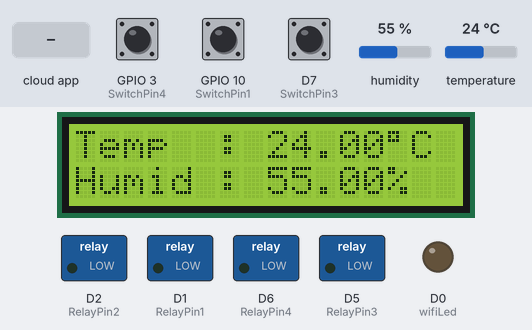
Recording of a sketch running on a simulated ESP8266 (NodeMCU). Parts: 16×2 character LCD, switched loads named in the sketch (green lamp = pin HIGH), output pins drawn as LEDs (lit = HIGH). The test bench sets the inputs (shaded band); at power-on: GPIO 3 (SwitchPin4) HIGH, D7 (SwitchPin3) HIGH, humidity 55 %, temperature 24 °C, GPIO 10 (SwitchPin1) HIGH. WiFi joins after 1.5 s; servers stay silent unless stated; what the sketch prints to the serial monitor is not drawn.

Above: at 7.2 s.
7.3 s: the phone or cloud app sets xxxxxxxxxxxxxxxxxxxxxxxx to 0
At 9.3 s:
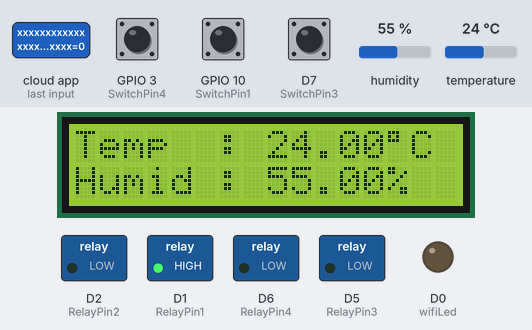
10.2 s: GPIO 3 (SwitchPin4) pulled LOW for 1.15 s
At 12.2 s:
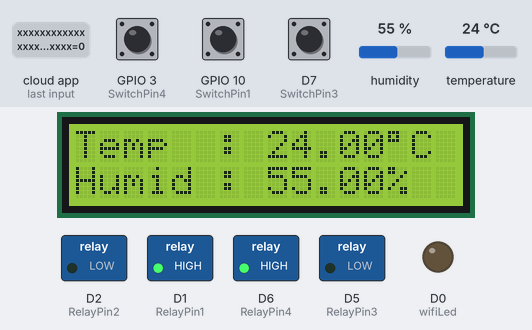
14.3 s: D7 (SwitchPin3) pulled LOW for 1.15 s
At 15.7 s:
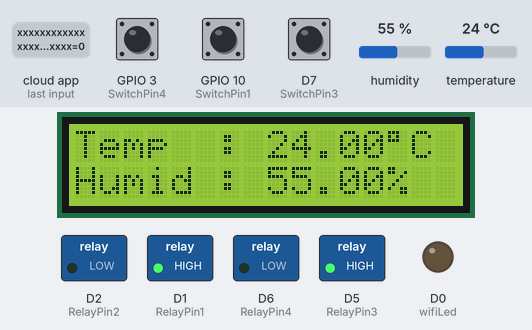
18.5 s: humidity set to 22 %
At 20.2 s:
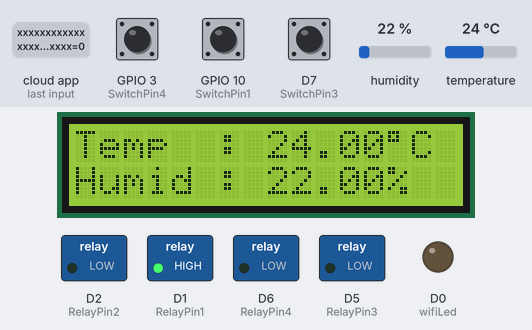
20.5 s: temperature set to 12 °C
At 22.2 s:
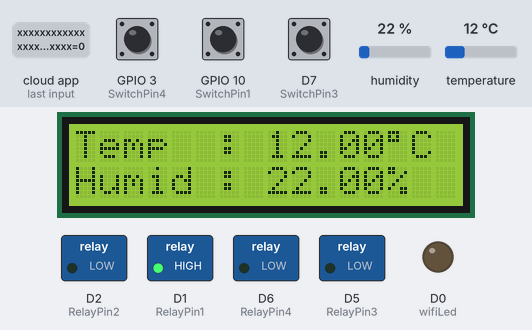
22.6 s: the phone or cloud app sets xxxxxxxxxxxxxxxxxxxxxxxx to 1
At 23.9 s:
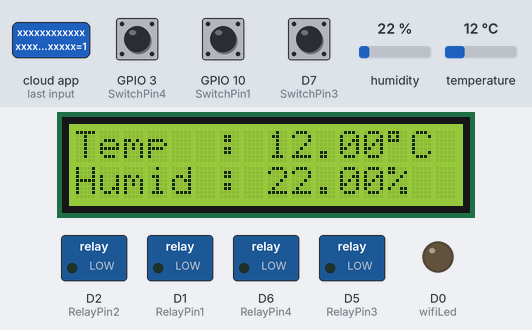
Timing chart, 0 to 25.6 s (numbered marks = the images above; inputs shaded):
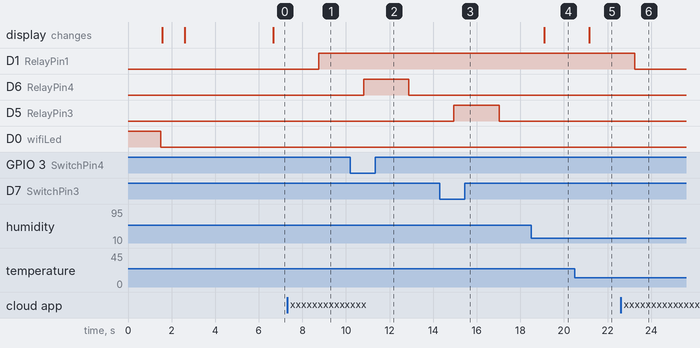

The sketch:

Iot_automation_with_temperature_display.ino
```cpp
#ifdef ENABLE_DEBUG
       #define DEBUG_ESP_PORT Serial
       #define NODEBUG_WEBSOCKETS
       #define NDEBUG
#endif

#include <Arduino.h>
#include <ESP8266WiFi.h>
#include "SinricPro.h"
#include "SinricProSwitch.h"
#include "DHT.h"
#include <LiquidCrystal_I2C.h>

#include <map>
LiquidCrystal_I2C lcd(0x27,16,2);     // set the LCD address to 0x27 for a 16 chars and 2 line display
DHT dht(D3, DHT11);

#define WIFI_SSID         "JAPJEET SINGH"
#define WIFI_PASS         "password"
#define APP_KEY           "da43*************************"      // Should look like "de0bxxxx-1x3x-4x3x-ax2x-5dabxxxxxxxx"
#define APP_SECRET        "29f******************************************************"   // Should look like "5f36xxxx-x3x7-4x3x-xexe-e86724a9xxxx-4c4axxxx-3x3x-x5xe-x9x3-333d65xxxxxx"

//Enter the device IDs here
#define device_ID_1   "xxxxxxxxxxxxxxxxxxxxxxxx"
#define device_ID_2   "6***********************b"
#define device_ID_3   "6*********************01"
#define device_ID_4   "61*********************0"

// define the GPIO connected with Relays and switches
#define RelayPin1 5  //D1
#define RelayPin2 4  //D2
#define RelayPin3 14 //D5
#define RelayPin4 12 //D6

#define SwitchPin1 10  //SD3
#define SwitchPin2 0   //D3
#define SwitchPin3 13  //D7
#define SwitchPin4 3   //RX

#define wifiLed   16   //D0

// comment the following line if you use a toggle switches instead of tactile buttons
//#define TACTILE_BUTTON 1

#define BAUD_RATE   9600

#define DEBOUNCE_TIME 250

typedef struct {      // struct for the std::map below
  int relayPIN;
  int flipSwitchPIN;
} deviceConfig_t;


// this is the main configuration
// please put in your deviceId, the PIN for Relay and PIN for flipSwitch
// this can be up to N devices...depending on how much pin's available on your device ;)
// right now we have 4 devicesIds going to 4 relays and 4 flip switches to switch the relay manually
std::map<String, deviceConfig_t> devices = {
    //{deviceId, {relayPIN,  flipSwitchPIN}}
    {device_ID_1, {  RelayPin1, SwitchPin1 }},
    {device_ID_2, {  RelayPin2, SwitchPin2 }},
    {device_ID_3, {  RelayPin3, SwitchPin3 }},
    {device_ID_4, {  RelayPin4, SwitchPin4 }}
};

typedef struct {      // struct for the std::map below
  String deviceId;
  bool lastFlipSwitchState;
  unsigned long lastFlipSwitchChange;
} flipSwitchConfig_t;

std::map<int, flipSwitchConfig_t> flipSwitches;    // this map is used to map flipSwitch PINs to deviceId and handling debounce and last flipSwitch state checks
                                                  // it will be setup in "setupFlipSwitches" function, using informations from devices map

void setupRelays() {
  for (auto &device : devices) {           // for each device (relay, flipSwitch combination)
    int relayPIN = device.second.relayPIN; // get the relay pin
    pinMode(relayPIN, OUTPUT);             // set relay pin to OUTPUT
    digitalWrite(relayPIN, LOW);
  }
}

void setupFlipSwitches() {
  for (auto &device : devices)  {                     // for each device (relay / flipSwitch combination)
    flipSwitchConfig_t flipSwitchConfig;              // create a new flipSwitch configuration

    flipSwitchConfig.deviceId = device.first;         // set the deviceId
    flipSwitchConfig.lastFlipSwitchChange = 0;        // set debounce time
    flipSwitchConfig.lastFlipSwitchState = true;     // set lastFlipSwitchState to false (LOW)--

    int flipSwitchPIN = device.second.flipSwitchPIN;  // get the flipSwitchPIN

    flipSwitches[flipSwitchPIN] = flipSwitchConfig;   // save the flipSwitch config to flipSwitches map
    pinMode(flipSwitchPIN, INPUT_PULLUP);                   // set the flipSwitch pin to INPUT
  }
}

bool onPowerState(String deviceId, bool &state)
{
  Serial.printf("%s: %s\r\n", deviceId.c_str(), state ? "on" : "off");
  int relayPIN = devices[deviceId].relayPIN; // get the relay pin for corresponding device
  digitalWrite(relayPIN, !state);             // set the new relay state
  return true;
}

void handleFlipSwitches() {
  unsigned long actualMillis = millis();                                          // get actual millis
  for (auto &flipSwitch : flipSwitches) {                                         // for each flipSwitch in flipSwitches map
    unsigned long lastFlipSwitchChange = flipSwitch.second.lastFlipSwitchChange;  // get the timestamp when flipSwitch was pressed last time (used to debounce / limit events)

    if (actualMillis - lastFlipSwitchChange > DEBOUNCE_TIME) {                    // if time is > debounce time...

      int flipSwitchPIN = flipSwitch.first;                                       // get the flipSwitch pin from configuration
      bool lastFlipSwitchState = flipSwitch.second.lastFlipSwitchState;           // get the lastFlipSwitchState
      bool flipSwitchState = digitalRead(flipSwitchPIN);                          // read the current flipSwitch state
      if (flipSwitchState != lastFlipSwitchState) {                               // if the flipSwitchState has changed...
#ifdef TACTILE_BUTTON
        if (flipSwitchState) {                                                    // if the tactile button is pressed
#endif
          flipSwitch.second.lastFlipSwitchChange = actualMillis;                  // update lastFlipSwitchChange time
          String deviceId = flipSwitch.second.deviceId;                           // get the deviceId from config
          int relayPIN = devices[deviceId].relayPIN;                              // get the relayPIN from config
          bool newRelayState = !digitalRead(relayPIN);                            // set the new relay State
          digitalWrite(relayPIN, newRelayState);                                  // set the trelay to the new state

          SinricProSwitch &mySwitch = SinricPro[deviceId];                        // get Switch device from SinricPro
          mySwitch.sendPowerStateEvent(!newRelayState);                            // send the event
#ifdef TACTILE_BUTTON
        }
#endif
        flipSwitch.second.lastFlipSwitchState = flipSwitchState;                  // update lastFlipSwitchState
      }
    }
  }
}

void setupWiFi()
{
  Serial.printf("\r\n[Wifi]: Connecting");
  WiFi.begin(WIFI_SSID, WIFI_PASS);

  while (WiFi.status() != WL_CONNECTED)
  {
    Serial.printf(".");
    delay(250);
  }
  digitalWrite(wifiLed, LOW);
  Serial.printf("connected!\r\n[WiFi]: IP-Address is %s\r\n", WiFi.localIP().toString().c_str());
}

void setupSinricPro()
{
  for (auto &device : devices)
  {
    const char *deviceId = device.first.c_str();
    SinricProSwitch &mySwitch = SinricPro[deviceId];
    mySwitch.onPowerState(onPowerState);
  }

  SinricPro.begin(APP_KEY, APP_SECRET);
  SinricPro.restoreDeviceStates(true);
}

void setup()
{
  Serial.begin(BAUD_RATE);

  pinMode(wifiLed, OUTPUT);
  digitalWrite(wifiLed, HIGH);

  setupRelays();
  setupFlipSwitches();
  setupWiFi();
  setupSinricPro();

  lcd.begin();                      // initialize the lcd
  lcd.backlight();
  Serial.begin(9600);
  Serial.println(F("DHT11 Started!"));
  // For Writing the Welcome screen on the LCD
  // Print a message to the LCD.
  lcd.setCursor(4,0);
  lcd.print("WELCOME");
  lcd.setCursor(7,1);
  lcd.print("TO");
  delay(1000);
  lcd.setCursor(2,0);
  lcd.print("TEMPERATURE");
  lcd.setCursor(4,1);
  lcd.print("MONITOR");
  delay(2000);
  dht.begin();
}

void loop()
{
  SinricPro.handle();
  handleFlipSwitches();

  delay(2000);
  // Reading temperature or humidity takes about 250 milliseconds!
  // Sensor readings may also be up to 2 seconds 'old' (its a very slow sensor)
  float h = dht.readHumidity();
  // Read temperature as Celsius (the default)
  float t = dht.readTemperature();
  // Read temperature as Fahrenheit (isFahrenheit = true)
  float f = dht.readTemperature(true);

  // Check if any reads failed and exit early (to try again).
  if (isnan(h) || isnan(t) || isnan(f)) {
    Serial.println(F("Failed to read from DHT sensor!"));
    lcd.clear();
    lcd.setCursor(0,1);
    lcd.print("Not Found");
    return;
  }

  // Compute heat index in Fahrenheit (the default)
  float hif = dht.computeHeatIndex(f, h);
  // Compute heat index in Celsius (isFahreheit = false)
  float hic = dht.computeHeatIndex(t, h, false);
  // for Output in Serial Monitor
  Serial.print(F("Humidity: "));
  Serial.print(h);
  Serial.print(F("%  Temperature: "));
  Serial.print(t);
  Serial.print(F("°C "));
  Serial.print(f);
  Serial.print(F("°F  Heat index: "));
  Serial.print(hic);
  Serial.print(F("°C "));
  Serial.print(hif);
  Serial.println(F("°F"));
  // set the cursor to column 0, line 1
  // (note: line 1 is the second row, since counting begins with 0):
  // Print Values to the LCD.
  lcd.setCursor(0, 0);
  lcd.print("Temp  : ");
  lcd.print(t);
  lcd.print((char)223);// for Degree(°)
  lcd.print("C   ");
  lcd.setCursor(0, 1);
  lcd.print("Humid : ");
  lcd.print(h);
  lcd.print("%");
}
```

Measured:
- after the input at 7.3 s, D1 (RelayPin1): LOW → HIGH after 1.4 s
- after the input at 10.2 s, D6 (RelayPin4): LOW → HIGH after 0.61 s, → LOW 2.1 s later
- after the input at 14.3 s, D5 (RelayPin3): LOW → HIGH after 0.66 s, → LOW 2.1 s later
- after the input at 18.5 s, the display: changes after 0.60 s (image 4)
- after the input at 20.5 s, the display: changes after 0.67 s (image 5)
- after the input at 22.6 s, D1 (RelayPin1): HIGH → LOW after 0.64 s
